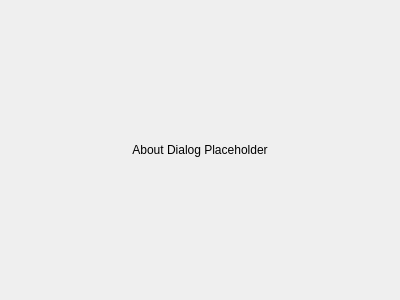
<?xml version="1.0" encoding="UTF-8"?>
<ui version="4.0">
 <class>AboutDialog</class>
 <widget class="QDialog" name="AboutDialog">
  <property name="geometry">
   <rect>
    <x>0</x>
    <y>0</y>
    <width>400</width>
    <height>300</height>
   </rect>
  </property>
  <property name="windowTitle">
   <string>About ETI Stream Analyzer</string>
  </property>
  <layout class="QVBoxLayout" name="verticalLayout">
   <item>
    <widget class="QLabel" name="placeholderLabel">
     <property name="text">
      <string>About Dialog Placeholder</string>
     </property>
     <property name="alignment">
      <set>Qt::AlignCenter</set>
     </property>
    </widget>
   </item>
  </layout>
 </widget>
 <resources/>
 <connections/>
</ui>
